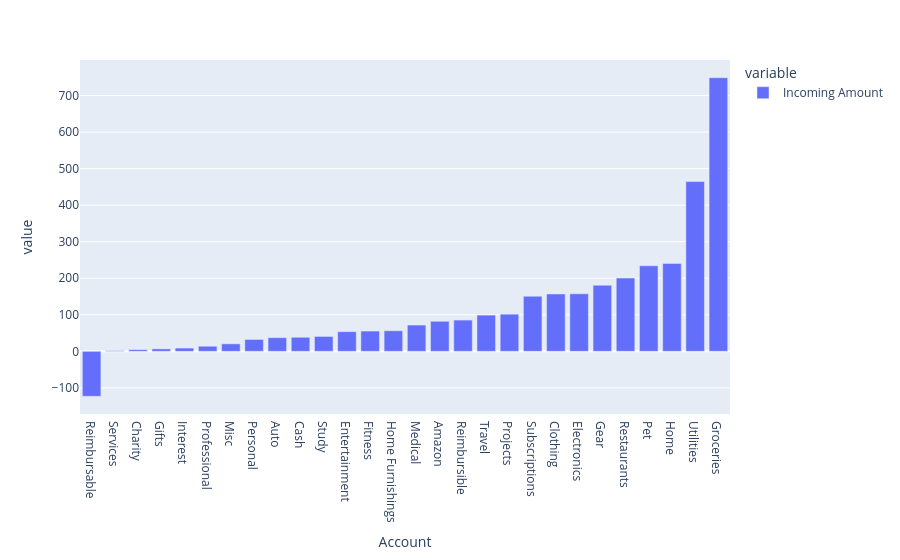

The code cell stored with this chart in its notebook:
### Code cell
df = monthly_sum["Expenses"]
#px.bar(df.sort_values())
df = df.groupby("Account").mean()
px.bar(df.sort_values())

### Figure 1 — Plotly figure (JSON) as saved in the notebook; plotly's stock layout.template omitted (floating-point values rounded to 4 significant figures)
{"data": [{"alignmentgroup": "True", "hovertemplate": "variable=Incoming Amount<br>Account=%{x}<br>value=%{y}<extra></extra>", "legendgroup": "Incoming Amount", "marker": {"color": "#636efa", "pattern": {"shape": ""}}, "name": "Incoming Amount", "offsetgroup": "Incoming Amount", "orientation": "v", "showlegend": true, "textposition": "auto", "type": "bar", "x": ["Reimbursable", "Services", "Charity", "Gifts", "Interest", "Professional", "Misc", "Personal", "Auto", "Cash", "Study", "Entertainment", "Fitness", "Home Furnishings", "Medical", "Amazon", "Reimbursible", "Travel", "Projects", "Subscriptions", "Clothing", "Electronics", "Gear", "Restaurants", "Pet", "Home", "Utilities", "Groceries"], "xaxis": "x", "y": [-123.1, 1.763, 4.682, 6.692, 8.927, 14.0, 20.54, 32.5, 37.49, 38.49, 40.78, 53.75, 55.5, 56.36, 71.95, 82.26, 85.51, 99.15, 101.7, 150.8, 157.0, 157.5, 180.9, 200.6, 234.2, 240.6, 464.6, 748.9], "yaxis": "y"}], "layout": {"autosize": true, "barmode": "relative", "legend": {"title": {"text": "variable"}, "tracegroupgap": 0}, "margin": {"t": 60}, "xaxis": {"anchor": "y", "autorange": true, "domain": [0, 1], "range": [-0.5, 27.5], "title": {"text": "Account"}, "type": "category"}, "yaxis": {"anchor": "x", "autorange": true, "domain": [0, 1], "range": [-171.5, 797.3], "title": {"text": "value"}, "type": "linear"}}}
